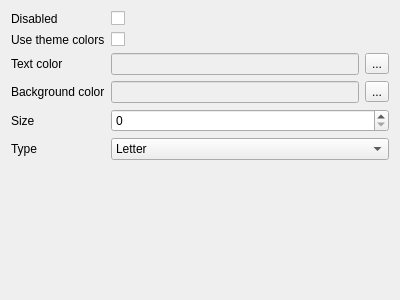
<?xml version="1.0" encoding="UTF-8"?>
<ui version="4.0">
 <class>AvatarSettingsForm</class>
 <widget class="QWidget" name="AvatarSettingsForm">
  <property name="geometry">
   <rect>
    <x>0</x>
    <y>0</y>
    <width>400</width>
    <height>300</height>
   </rect>
  </property>
  <property name="windowTitle">
   <string>Form</string>
  </property>
  <layout class="QGridLayout" name="gridLayout">
   <item row="0" column="0">
    <layout class="QFormLayout" name="formLayout">
     <item row="1" column="0">
      <widget class="QLabel" name="useThemeColorsLabel">
       <property name="text">
        <string>Use theme colors</string>
       </property>
      </widget>
     </item>
     <item row="1" column="1">
      <widget class="QCheckBox" name="useThemeColorsCheckBox"/>
     </item>
     <item row="2" column="0">
      <widget class="QLabel" name="textColorLabel">
       <property name="text">
        <string>Text color</string>
       </property>
      </widget>
     </item>
     <item row="2" column="1">
      <layout class="QHBoxLayout" name="horizontalLayout_4">
       <item>
        <widget class="QLineEdit" name="textColorLineEdit">
         <property name="enabled">
          <bool>false</bool>
         </property>
        </widget>
       </item>
       <item>
        <widget class="QToolButton" name="textColorToolButton">
         <property name="text">
          <string>...</string>
         </property>
        </widget>
       </item>
      </layout>
     </item>
     <item row="3" column="0">
      <widget class="QLabel" name="backgroundColorLabel">
       <property name="text">
        <string>Background color</string>
       </property>
      </widget>
     </item>
     <item row="3" column="1">
      <layout class="QHBoxLayout" name="horizontalLayout_5">
       <item>
        <widget class="QLineEdit" name="backgroundColorLineEdit">
         <property name="enabled">
          <bool>false</bool>
         </property>
        </widget>
       </item>
       <item>
        <widget class="QToolButton" name="backgroundColorToolButton">
         <property name="text">
          <string>...</string>
         </property>
        </widget>
       </item>
      </layout>
     </item>
     <item row="4" column="0">
      <widget class="QLabel" name="sizeLabel">
       <property name="text">
        <string>Size</string>
       </property>
      </widget>
     </item>
     <item row="4" column="1">
      <widget class="QSpinBox" name="sizeSpinBox"/>
     </item>
     <item row="5" column="0">
      <widget class="QLabel" name="typeLabel">
       <property name="text">
        <string>Type</string>
       </property>
      </widget>
     </item>
     <item row="5" column="1">
      <widget class="QComboBox" name="typeComboBox">
       <item>
        <property name="text">
         <string>Letter</string>
        </property>
       </item>
       <item>
        <property name="text">
         <string>Image</string>
        </property>
       </item>
       <item>
        <property name="text">
         <string>Icon</string>
        </property>
       </item>
      </widget>
     </item>
     <item row="0" column="0">
      <widget class="QLabel" name="disabledLabel">
       <property name="text">
        <string>Disabled</string>
       </property>
      </widget>
     </item>
     <item row="0" column="1">
      <widget class="QCheckBox" name="disabledCheckBox"/>
     </item>
    </layout>
   </item>
  </layout>
 </widget>
 <resources/>
 <connections/>
</ui>
